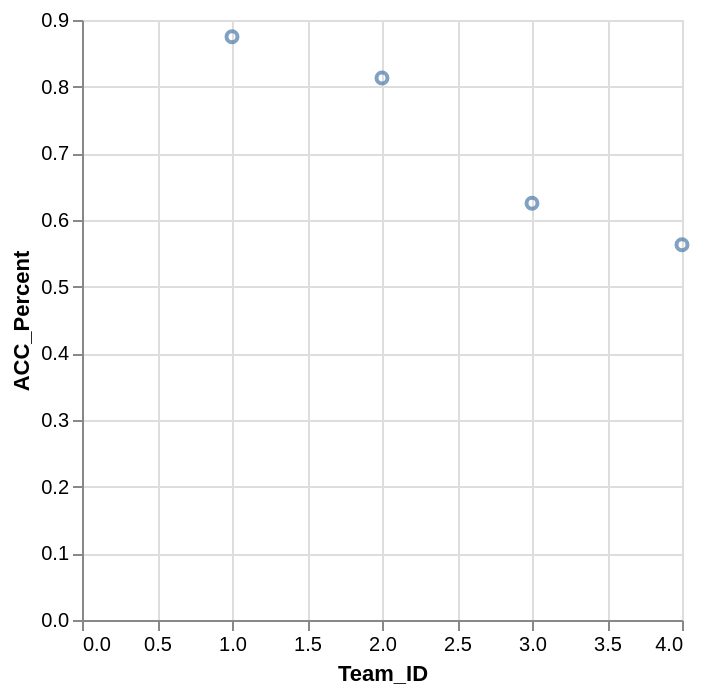

Write the Vega-Lite specification saved for this chart.
### Vega-Lite specification from a JSON file in a GitHub repository (floating-point values rounded to 4 significant figures)
{"data": {"values": [{"x_data": 1, "y_data": 0.875}, {"x_data": 2, "y_data": 0.813}, {"x_data": 3, "y_data": 0.625}, {"x_data": 4, "y_data": 0.563}]}, "mark": "point", "encoding": {"x": {"field": "x_data", "type": "quantitative", "title": "Team_ID"}, "y": {"field": "y_data", "type": "quantitative", "title": "ACC_Percent"}}}
